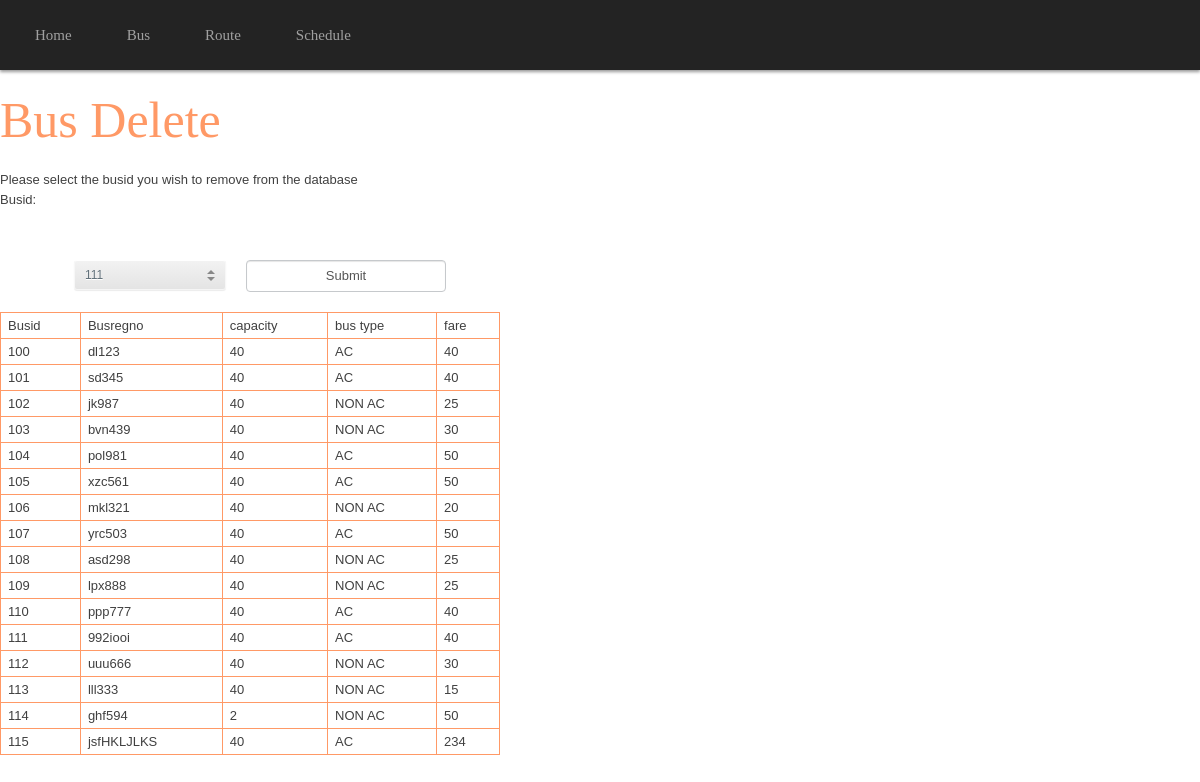
The page /admin/busdel.php (signed in) on the database its author committed.
### tables this page shows
CREATE TABLE IF NOT EXISTS `bus` (
  `busid` int(11) NOT NULL AUTO_INCREMENT,
  `busregno` varchar(10) DEFAULT NULL,
  `capacity` int(11) DEFAULT NULL,
  `bustype` varchar(20) DEFAULT NULL,
  `fare` int(11) DEFAULT NULL,
  PRIMARY KEY (`busid`),
  UNIQUE KEY `busregno` (`busregno`)
);

### admin/busdel.php (the view, shortened to what this page needs)
<html>
<head>
<link href="menu.css" rel="stylesheet">
<link href="form.css" rel="stylesheet">
<link href="css/style.css" rel="stylesheet">
</head>
<body>
<div id='cssmenu'>
<ul>
   <li class='active'><a href='adminindex.php'><span>Home</span></a></li>
   <li class='has-sub'><a href='#'><span>Bus</span></a>
   </li>
   <li><a href='#'><span>Route</span></a>
      </li>
   <li class='last'><a href='#'><span>Schedule</span></a> </li>
</ul>
</div>
<br><br>
<h1 class="serif">Bus Delete</h1>
<br><br>
<p>Please select the busid you wish to remove from the database</p>
<?php
require 'login.php';
$con=mysqli_connect("$host", "$username", "$password","$db_name")or die("cannot connect");
$result = mysqli_query($con,"SELECT busid FROM bus");
?>
<form method="post" action="<?php echo htmlspecialchars($_SERVER["PHP_SELF"]);?>">
<?php
echo"<p>Busid:</p>";
echo"<section class='container'>
    <div class='dropdown'>
      <select name='type' class='dropdown-select'>";
while($row = mysqli_fetch_array($result))
  {	$i=$row['busid'];
echo "<option value=\"".$i."\" >".$i."</option>";
  }
  	echo "</select>;
    </div>";
	echo"<input type='submit' name='Submit' value='Submit' />";
	echo "</form>";
 ?>
<?php
require 'login.php';
$con=mysqli_connect("$host", "$username", "$password","$db_name")or die("cannot connect");
$query = "select * from bus";
$result = mysqli_query($con,$query) or die('Query "' . $query . '" failed: ' . mysql_error());
echo "<table border='1' id='ref'>
        <tr>
            <td><b>Busid</b></td>
            <td><b>Busregno</b></td>
            <td><b>capacity</b></td>
            <td><b>bus type</b></td>
            <td><b>fare</b></td>
        </tr>";
            while($row = mysqli_fetch_array($result))
			{
            echo "<tr>
                    <td>".$row['busid']."</td>
                    <td>".$row['busregno']."</td>
                    <td>".$row['capacity']."</td>
                    <td>".$row['bustype']."</td>
					   <td>".$row['fare']."</td>
                </tr>";
            }
echo "</table>";
?>
</body>
</html

### admin/menu.css (style rules this page uses)
h1.serif { font-family:"Lucida Console",Times,serif;text-align:left;font-size:50px;color:#F96 }
#cssmenu ul { margin: 0; padding: 0; }
#cssmenu li { margin: 0; padding: 0; }
#cssmenu a { margin: 0; padding: 0; }
#cssmenu ul { list-style: none; }
#cssmenu a { text-decoration: none; }
#cssmenu { height: 70px; background-color: #232323; box-shadow: 0px 2px 3px rgba(0, 0, 0, 0.4); width: auto; }
#cssmenu > ul > li { float: left; margin-left: 15px; position: relative; }
#cssmenu > ul > li > a { color: #a0a0a0; font-family: Verdana, 'Lucida Grande'; font-size: 15px; line-height: 70px; padding: 15px 20px; -webkit-transition: color .15s; -moz-transition: color .15s; -o-transition: color .15s; transition: color .15s; }

### admin/form.css (style rules this page uses)
form { background: linear-gradient(top, #fff, #f8f8f8); border: 1px solid #d0d2d5; border-bottom: 1px solid #bebfc2; border-radius: 4px; margin: 0 0 20px 0; padding: 20px; width: 212px; }
input { background: #fff; border: 1px solid #c6c9cc; border-radius: 4px; box-shadow: inset 0 1px 1px rgba(0, 0, 0, 0.1), 0 1px 0 #fff; color: #555; font: 13px/20px 'Droid Sans', Arial, 'Helvetica Neue', 'Lucida Grande', sans-serif; margin: 0 0 20px 0; padding: 5px; width: 200px; }

### admin/css/style.css (style rules this page uses)
html, body, div, span, applet, object, iframe, h1, h2, h3, h4, h5, h6, p, blockquote, pre, a, abbr, acronym, address, big, cite, code, del, dfn, em, img, ins, kbd, q, s, samp, small, strike, strong, sub, sup, tt, var, b, u, i, center, dl, dt, dd, ol, ul, li, fieldset, form, label, legend, table, caption, tbody, tfoot, thead, tr, th, td, article, aside, canvas, details, embed, figure, figcaption, footer, header, hgroup, menu, nav, output, ruby, section, summary, time, mark, audio, video { margin: 0; padding: 0; border: 0; font-size: 100%; font: inherit; vertical-align: baseline; }
article, aside, details, figcaption, figure, footer, header, hgroup, menu, nav, section { display: block; }
body { line-height: 1; }
ol, ul { list-style: none; }
table { border-collapse: collapse; border-spacing: 0; }
body { font: 13px/20px 'Lucida Grande', Tahoma, Verdana, sans-serif; color: #404040; background: #FFF; }
.container { margin: 50px auto; width: 500px; text-align: center; }
.container > .dropdown { margin: 0 20px; vertical-align: top; }
.dropdown { display: inline-block; position: relative; overflow: hidden; height: 28px; width: 150px; background: #f2f2f2; border: 1px solid; border-color: white #f7f7f7 #f5f5f5; border-radius: 3px; background-image: -webkit-linear-gradient(top, transparent, rgba(0, 0, 0, 0.06)); background-image: -moz-linear-gradient(top, transparent, rgba(0, 0, 0, 0.06)); background-image: -o-linear-gradient(top, transparent, rgba(0, 0, 0, 0.06)); background-image: linear-gradient(to bottom, transparent, rgba(0, 0, 0, 0.06)); -webkit-box-shadow: 0 1px 1px rgba(0, 0, 0, 0.08); box-shadow: 0 1px 1px rgba(0, 0, 0, 0.08); }
.dropdown:before, .dropdown:after { content: ''; position: absolute; z-index: 2; top: 9px; right: 10px; width: 0; height: 0; border: 4px dashed; border-color: #888 transparent; pointer-events: none; }
.dropdown:before { border-bottom-style: solid; border-top: none; }
.dropdown:after { margin-top: 7px; border-top-style: solid; border-bottom: none; }
.dropdown-select { position: relative; width: 130%; margin: 0; padding: 6px 8px 6px 10px; height: 28px; line-height: 14px; font-size: 12px; color: #62717a; text-shadow: 0 1px white; background: #f2f2f2; background: rgba(0, 0, 0, 0) !important; border: 0; border-radius: 0; -webkit-appearance: none; }
.dropdown-select > option { margin: 3px; padding: 6px 8px; text-shadow: none; background: #f2f2f2; border-radius: 3px; cursor: pointer; }

### admin/busdel.php (style rules this page uses)
h1.serif { font-family:"Lucida Console",Times,serif;text-align:left;font-size:50px;color:#F96 }
#ref { font-family:"Trebuchet MS", Arial, Helvetica, sans-serif; width:100%; border-collapse:collapse; }
#ref td, #ref th { font-size:1em; border:1px solid #F96; padding:3px 7px 2px 7px; }

### rows shown on the page
bus: busid "100", busregno "dl123", capacity "40", bustype "AC", fare "40"
bus: busid "101", busregno "sd345", capacity "40", bustype "AC", fare "40"
bus: busid "102", busregno "jk987", capacity "40", bustype "NON AC", fare "25"
bus: busid "103", busregno "bvn439", capacity "40", bustype "NON AC", fare "30"
bus: busid "104", busregno "pol981", capacity "40", bustype "AC", fare "50"
bus: busid "105", busregno "xzc561", capacity "40", bustype "AC", fare "50"
bus: busid "106", busregno "mkl321", capacity "40", bustype "NON AC", fare "20"
bus: busid "107", busregno "yrc503", capacity "40", bustype "AC", fare "50"
bus: busid "108", busregno "asd298", capacity "40", bustype "NON AC", fare "25"
bus: busid "109", busregno "lpx888", capacity "40", bustype "NON AC", fare "25"
bus: busid "110", busregno "ppp777", capacity "40", bustype "AC", fare "40"
bus: busid "111", busregno "992iooi", capacity "40", bustype "AC", fare "40"
bus: busid "112", busregno "uuu666", capacity "40", bustype "NON AC", fare "30"
bus: busid "113", busregno "lll333", capacity "40", bustype "NON AC", fare "15"
bus: busid "114", busregno "ghf594", capacity "2", bustype "NON AC", fare "50"
bus: busid "115", busregno "jsfHKLJLKS", capacity "40", bustype "AC", fare "234"

### other values the page prints
form field type "111"
